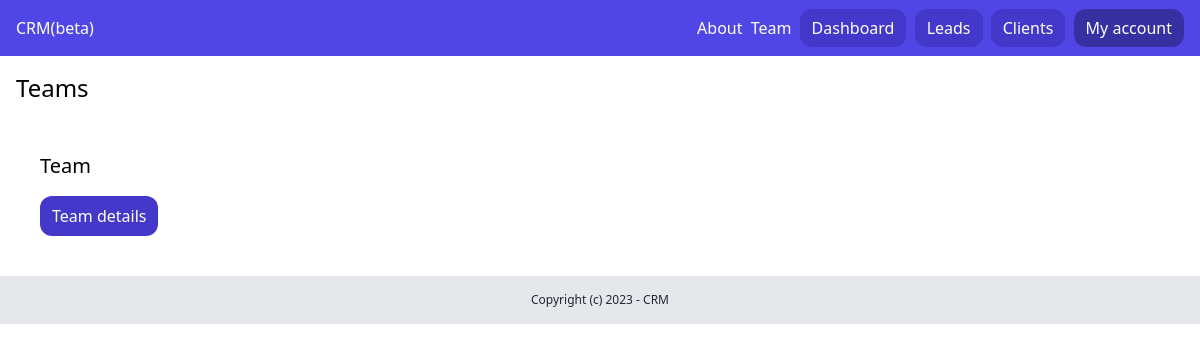
Before: /dashboard/teams/ (signed in) with the older database file.
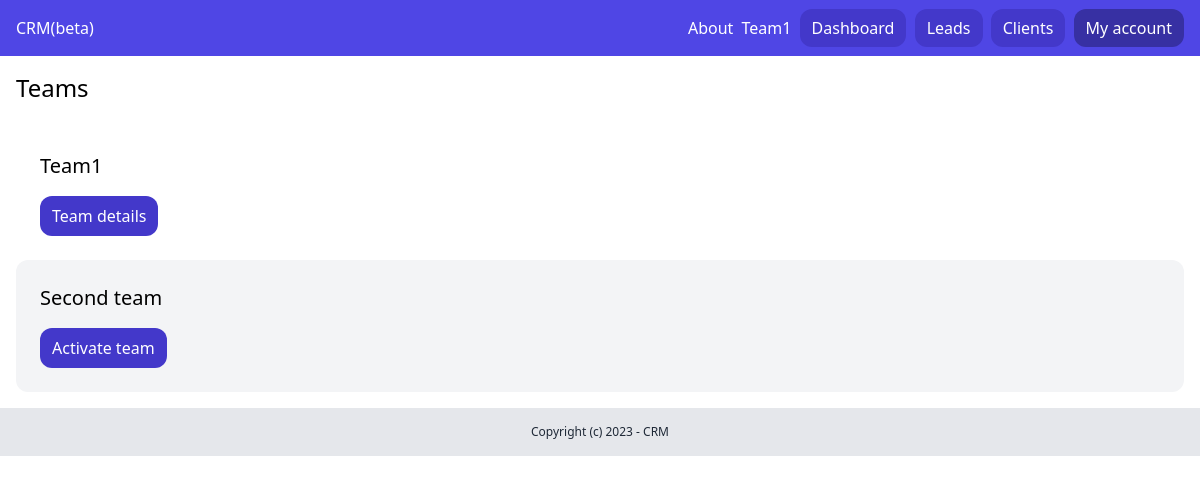
After: the same page with the newer database file.
### team/models.py (models this page shows, shortened)
class Team(models.Model):
    plan = models.ForeignKey(Plan, related_name='teams', blank=True, null=True,
                             on_delete=models.CASCADE)
    name = models.CharField(max_length=100)
    members = models.ManyToManyField(User, related_name='teams')
    created_by = models.ForeignKey(
        User, related_name='created_teams', on_delete=models.CASCADE)
    created_at = models.DateTimeField(auto_now=True)

### team/views.py (the view)
# urls.py: path('', teams_list, name='team_list'),
@login_required
def teams_list(request):
    teams = Team.objects.filter(members__in=[request.user])
    return render(request, 'team/team_list.html', {'teams': teams})

### team/context_proceessors.py (called while the page is built)
def active_team(request):
    if request.user.is_authenticated:
        if request.user.userprofile.active_team:
            active_team = request.user.userprofile.active_team
        else:
            active_team = Team.objects.filter(created_by=request.user)[0]
    else:
        active_team = None
    return {'active_team': active_team}

### team/templates/team/team_list.html
{% extends 'core_app/base.html' %} {% block title %} Teams {%endblock %} {%block content %}
<div class="py-4 px-4">
  <h1 class="mb-6 text-2xl">Teams</h1>
  <div class="grid grid-cols-4 gap-4">
    {% for team in teams %}
    <div class="{% if team == active_team %}bg-indigo-100{% else %}bg-gray-100{% endif %} rounded-xl p-6">
      <h2 class="mb-4 text-xl">{{team.name}}</h2>
      {% if team == active_team %}
      <a href="{% url 'team:detail' team.id %}" class="inline-block py-2 px-3 bg-indigo-700 rounded-xl text-white"
        >Team details</a
      >
      {% else %}
      <a href="{% url 'team:activate' team.id %}" class="inline-block py-2 px-3 bg-indigo-700 rounded-xl text-white"
        >Activate team</a
      >
      {% endif %}
    </div>
    {% endfor %}
  </div>
</div>
{% endblock %}

### core_app/templates/core_app/partials/nav.html
<nav class="py-4 px-4 flex justify-between bg-indigo-600">
  <a href="/" class="text-white">CRM(beta)</a>
  <div class="space-x-1">
    <a href="{% url 'core_app:about' %}" class="text-white">About</a>
    {% if request.user.is_authenticated %}
    <a href="{% url 'team:detail' active_team.id %}" class="text-white"> {{ active_team.name }} </a>
    <a href="{% url 'dashboard:dashboard' %}" class="py-2 px-3 bg-indigo-700 rounded-xl text-white">Dashboard</a>
    <a href="{% url 'lead:leads_list' %}" class="py-2 px-3 bg-indigo-700 rounded-xl text-white">Leads</a>
    <a href="{% url 'client_app:clients_list' %}" class="py-2 px-3 bg-indigo-700 rounded-xl text-white">Clients</a>
    <a href="{% url 'acount' %}" class="py-2 px-3 bg-indigo-800 rounded-xl text-white">My account</a>
    {% else %}
    <a href="{% url 'userprofile:login' %}" class="py-2 px-3 bg-indigo-700 rounded-xl text-white">Log in</a>
    <a href="{% url 'userprofile:signup' %}" class="py-2 px-3 bg-indigo-700 rounded-xl text-white">Sign up</a>
    {% endif %}
  </div>
</nav>

Changed rows visible on the page:
changed Team: name "Team" → "Team1"
added Team: name "Second team", shows "Activate team"
